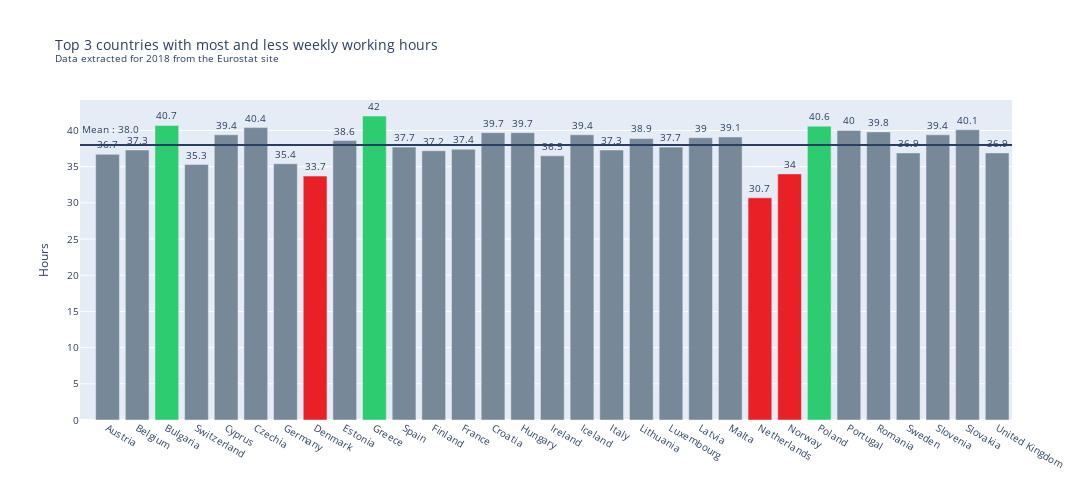

The cell this chart's notebook holds for it:
### Code cell
plot_data_barplot_tops(inputed_data, "AVG_WEEKLY_WORKING_HOURS", "Top 3 countries with most and less weekly working hours<br><sup>Data extracted for 2018 from the Eurostat site</sup>", "Hours")

### Figure 1 — Plotly figure (JSON) as saved in the notebook; plotly's stock layout.template omitted (floating-point values rounded to 4 significant figures)
{"data": [{"marker": {"color": ["lightslategray", "lightslategray", "rgb(46, 204, 113)", "lightslategray", "lightslategray", "lightslategray", "lightslategray", "rgb(234, 32, 39)", "lightslategray", "rgb(46, 204, 113)", "lightslategray", "lightslategray", "lightslategray", "lightslategray", "lightslategray", "lightslategray", "lightslategray", "lightslategray", "lightslategray", "lightslategray", "lightslategray", "lightslategray", "rgb(234, 32, 39)", "rgb(234, 32, 39)", "rgb(46, 204, 113)", "lightslategray", "lightslategray", "lightslategray", "lightslategray", "lightslategray", "lightslategray"]}, "text": [36.7, 37.3, 40.7, 35.3, 39.4, 40.4, 35.4, 33.7, 38.6, 42, 37.7, 37.2, 37.4, 39.7, 39.7, 36.5, 39.4, 37.3, 38.9, 37.7, 39, 39.1, 30.7, 34, 40.6, 40, 39.8, 36.9, 39.4, 40.1, 36.9], "textposition": "outside", "type": "bar", "x": ["Austria", "Belgium", "Bulgaria", "Switzerland", "Cyprus", "Czechia", "Germany", "Denmark", "Estonia", "Greece", "Spain", "Finland", "France", "Croatia", "Hungary", "Ireland", "Iceland", "Italy", "Lithuania", "Luxembourg", "Latvia", "Malta", "Netherlands", "Norway", "Poland", "Portugal", "Romania", "Sweden", "Slovenia", "Slovakia", "United Kingdom"], "y": [36.7, 37.3, 40.7, 35.3, 39.4, 40.4, 35.4, 33.7, 38.6, 42, 37.7, 37.2, 37.4, 39.7, 39.7, 36.5, 39.4, 37.3, 38.9, 37.7, 39, 39.1, 30.7, 34, 40.6, 40, 39.8, 36.9, 39.4, 40.1, 36.9]}], "layout": {"annotations": [{"showarrow": false, "text": "Mean : 38.0", "x": 0.1, "y": 40.26}], "autosize": false, "font": {"size": 10}, "height": 500, "shapes": [{"type": "line", "x0": 0, "x1": 1, "xref": "x domain", "y0": 37.98, "y1": 37.98, "yref": "y"}], "title": {"text": "Top 3 countries with most and less weekly working hours<br><sup>Data extracted for 2018 from the Eurostat site</sup>"}, "width": 1100, "yaxis": {"title": {"text": "Hours"}}}}
